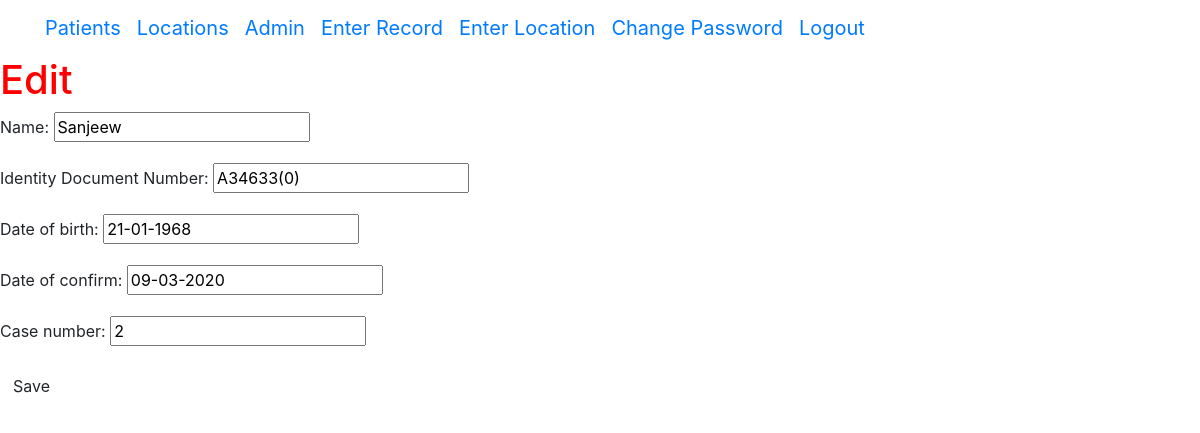
/covidapp/patient/27/edit/ (signed in), run on the app's committed database.
### covidapp/models.py (models this page shows, shortened)
class Patient(models.Model):
    name = models.CharField(max_length=200)
    idn = models.CharField(max_length=200, unique=True)
    date_of_birth = models.DateField()
    date_of_confirm = models.DateField()
    case_number = models.IntegerField()

### covidapp/views.py (the view)
# urls.py: re_path('patient/(?P<pk>\d+)/edit/$', views.PatientUpdateView.as_view(), name='patient_edit'),
class PatientUpdateView(UpdateView):
    form_class = PatientForm
    model = Patient

### covidapp/forms.py
class PatientForm(forms.ModelForm):
    date_of_birth = forms.DateField(input_formats=settings.DATE_INPUT_FORMATS)
    date_of_confirm = forms.DateField(input_formats=settings.DATE_INPUT_FORMATS)
    class Meta:
        model = Patient
        fields = '__all__'
        labels = {
        "idn": "Identity Document Number"
        }

### covidapp/templatetags/has_group.py (called while the page is built)
@register.filter(name='has_group')
def has_group(user, group_name):
    return user.groups.filter(name=group_name).exists()

### templates/covidapp/patient_form.html (shortened to what this page needs)
{% extends "covidapp/base.html" %}
{% block content %}
{% load has_group %}
{% if request.user|has_group:"Epidemiologists" or request.user|has_group:"Staff" %}
    <h1>Edit</h1>
    <form method="POST" class="post-form">
    {{ form.as_p }}
    <button type="submit" class="save btn btn-default">Save</button>
    </form>
{% else %}
<h3>Please Login First</h3>
{% endif %}
{% endblock %}

### static/css/mystyle.css (style rules this page uses)
h1 { color:red; }

### data on the page
Patient: name "Sanjeew", idn "A34633(0)", date_of_birth "21-01-1968", date_of_confirm "09-03-2020", case_number "2"
